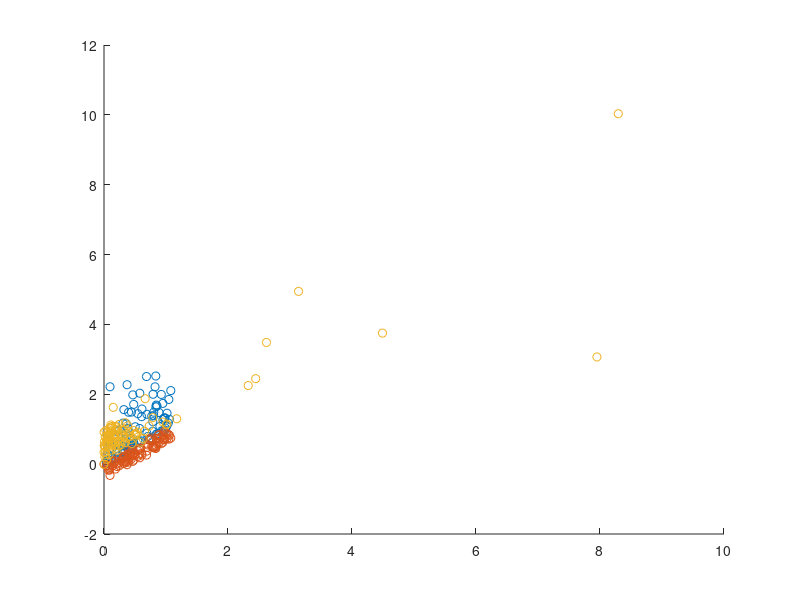

MATLAB code for this plot:
close all


N = 100;

x = zeros(2,N);
x_lin = zeros(2,N);
x_nl = zeros(2,N);

x_AE = zeros(2,N);

x0 = [0.1;0.1];

x(:,1) = x0;

A0 = [0.1,0; -0.1, -0.1];

u = rand(1,N);

for i=2:N
    
    x_new_lin = A0 * x(:,i-1) + u(:,i-1);
    x_new_nl = [0;0.6*x(1,i-1)+0.2*x(2,i-1)] .* x(:,i-1);
    
    x_new = x_new_lin + x_new_nl;
    
    
     x_AE(:,i) = (x_new-A0*x(:,i-1)) .* x(:,i-1)/norm(x(:,i-1))^2;
    
    x(:,i) = x_new;
    x_lin(:,i) = x_new_lin;
    x_nl(:,i) = x_new_nl;
    
end

   
figure;
hold on
scatter(x(1,:),x(2,:))
scatter(x_lin(1,:),x_lin(2,:))
scatter(x_AE(1,:),x_AE(2,:))
hold off

